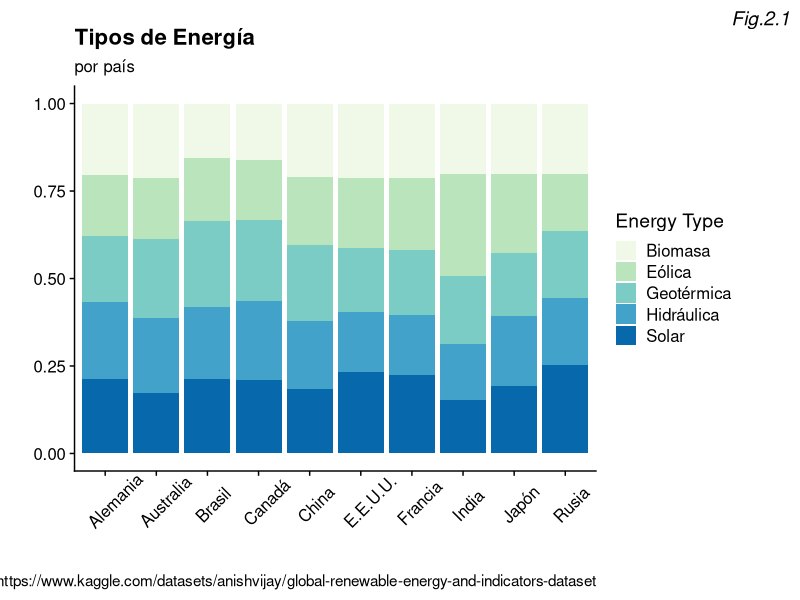
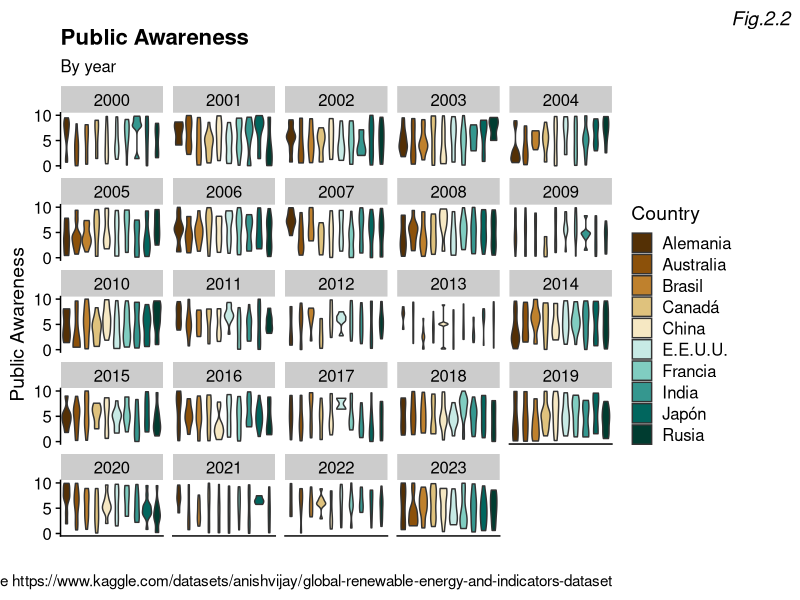
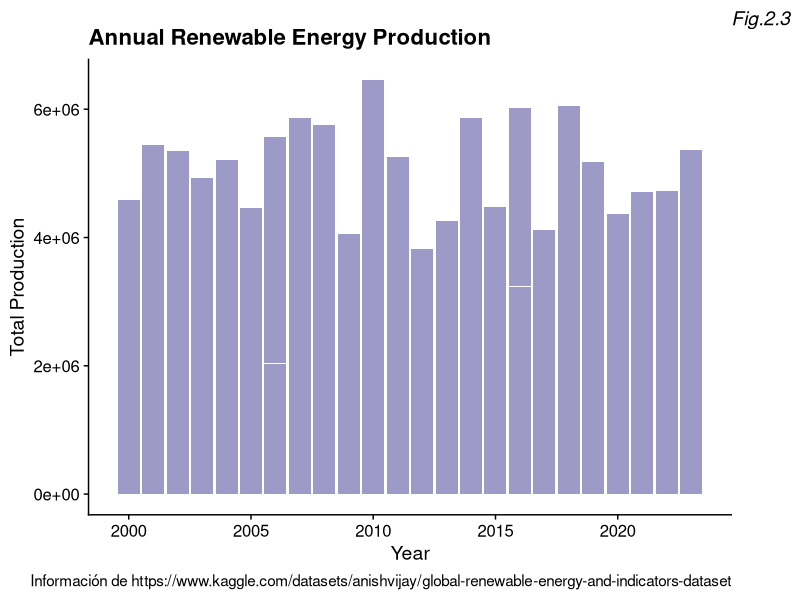
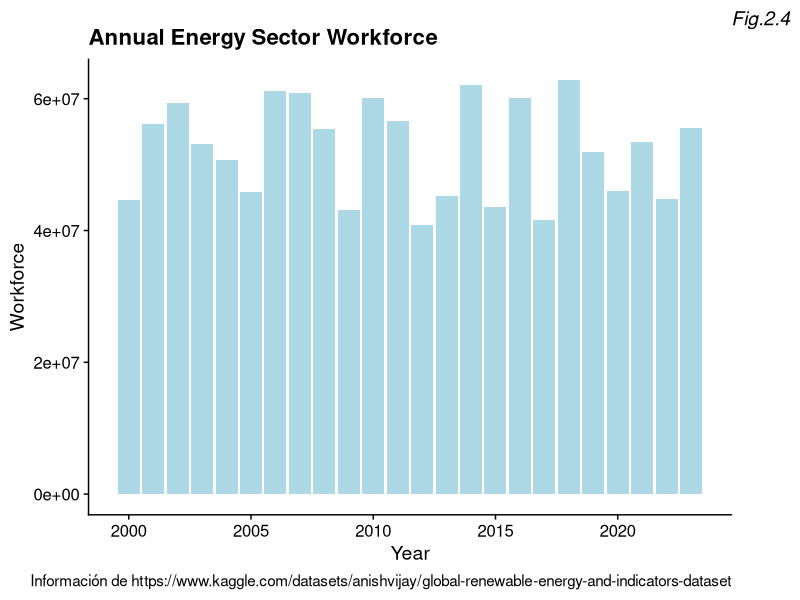
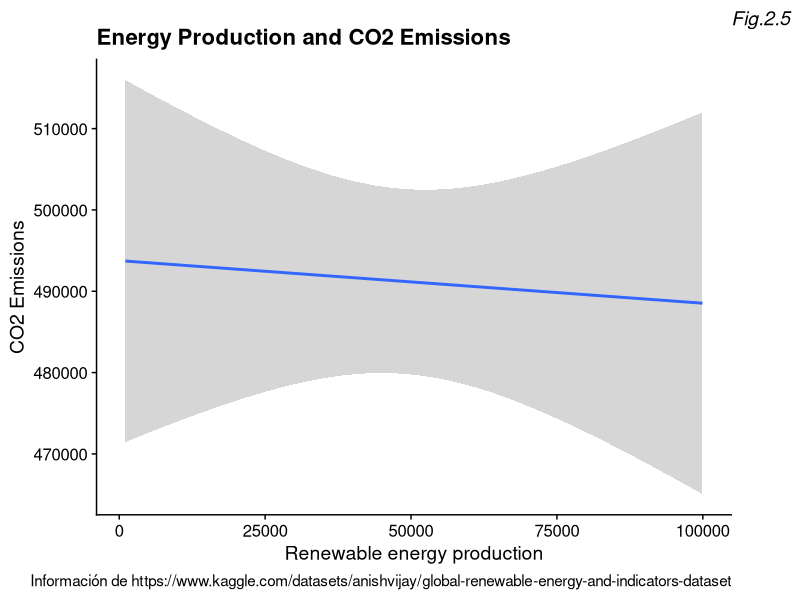
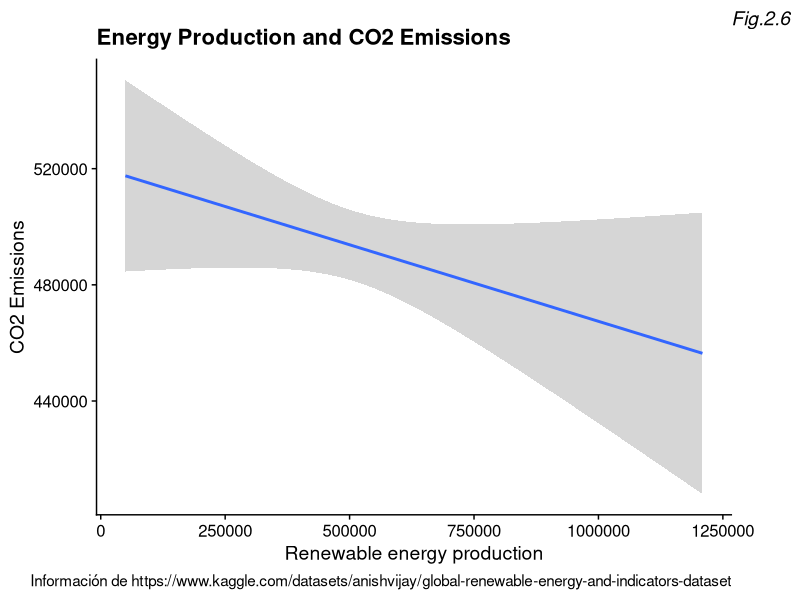
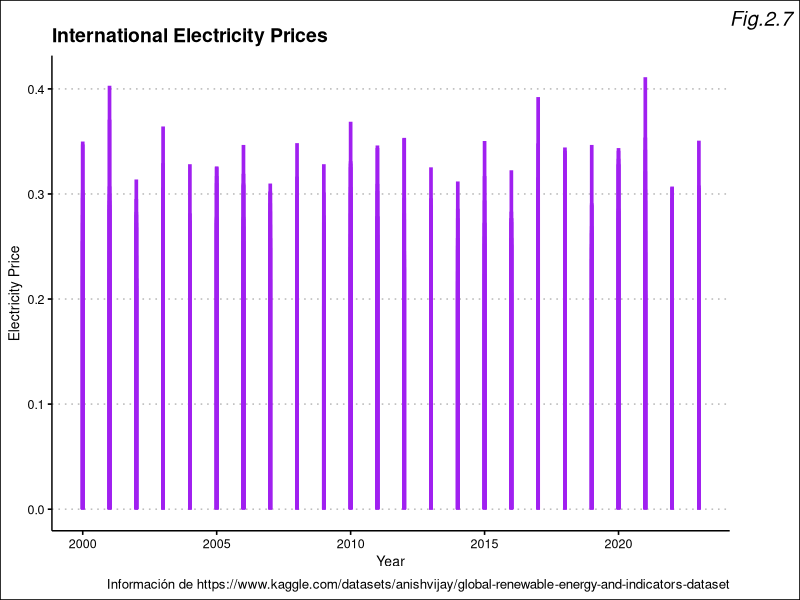
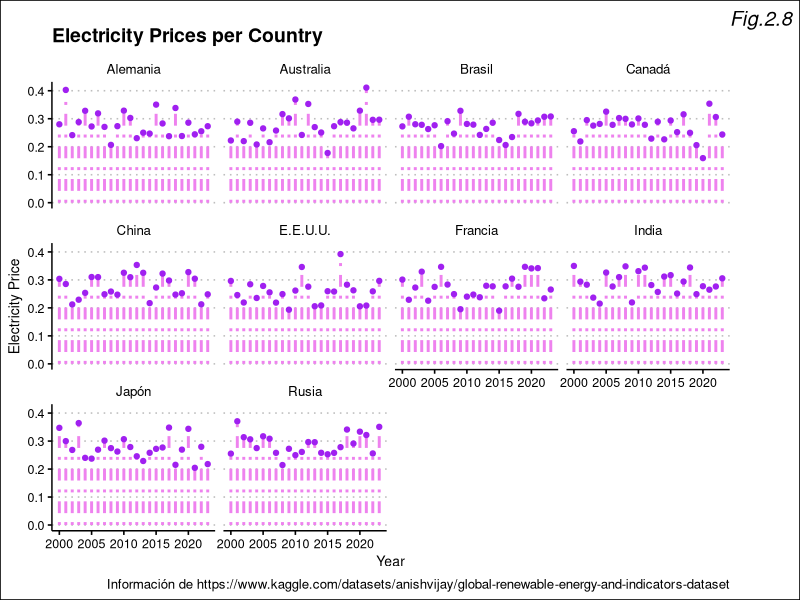

Write the R code that produced these figures, in order.
## ---- chunk 1
library(ggplot2)
library(dplyr)
library(palmerpenguins)
library(ggthemes)
library(knitr)
library(cowplot)
library(tidyr)
library(purrr)
## ---- chunk 2
original <- read.csv("data/complete_renewable_energy_dataset.csv")
df <- original|> mutate(Country = case_when(
  Country == "Brazil"~"Brasil", Country == "Canada" ~ "Canadá", 
  Country == "France"~"Francia", Country == "Germany"~"Alemania", 
  Country == "Japan"~"Japón", Country == "Russia"~"Rusia", 
  Country == "USA"~"E.E.U.U.", Country == "Australia"~"Australia",
  Country == "China"~"China", Country == "India"~"India",
  TRUE~"Other")) %>% mutate(Energy.Type = case_when(
  Energy.Type == "Solar"~"Solar", Energy.Type == "Biomass" ~ "Biomasa", 
  Energy.Type == "Wind"~"Eólica", Energy.Type == "Hydro"~"Hidráulica", 
  Energy.Type == "Geothermal"~"Geotérmica", TRUE~"Other"))
df$Government.Policies <- as.logical(original$Government.Policies)
df$Renewable.Energy.Targets <- as.logical(original$Renewable.Energy.Targets)
df$Energy.Efficiency.Programs <- as.logical(original$Energy.Efficiency.Programs)
df$Energy.Market.Liberalization <- as.logical(original$Energy.Efficiency.Programs)
df$Technology.Transfer.Agreements <- as.logical(original$Technology.Transfer.Agreements)
df$Renewable.Energy.Education.Programs <- as.logical(original$Renewable.Energy.Education.Programs)
df$Natural.Disasters <- as.logical(original$Natural.Disasters)
df$Public.Private.Partnerships.in.Energy <- as.logical(original$Public.Private.Partnerships.in.Energy)
df$Regional.Renewable.Energy.Cooperation <- as.logical(original$Regional.Renewable.Energy.Cooperation)
## ---- chunk 3
most_important <- select(df, c("Country", "Year", "Production..GWh.", "R.D.Expenditure",  "Energy.Storage.Capacity", "Energy.Consumption", "Energy.Imports", "Energy.Exports", "Government.Policies", "Energy.Efficiency.Programs", "Energy.Type", , "CO2.Emissions",  "Investments..USD.", "Public.Awareness", "Educational.Level", "Political.Stability", "Corruption.Perception.Index", "Control.of.Corruption", "Proportion.of.Energy.from.Renewables", "Electricity.Prices", "Renewable.Energy.Education.Programs",  "Energy.Sector.Workforce"))
most_important <- most_important[order(most_important$Year),]
colnames(most_important)
## ---- chunk 4
ggplot(df, aes(x = Country, fill = Energy.Type)) +
  geom_bar(position = "fill") +
  scale_fill_brewer(type = "seq", palette = 4)  +
  labs(
    title = "Tipos de Energía",
    subtitle = "por país",
    x = "",
    y = "",
    fill = "Energy Type",
    caption= "Información de https://www.kaggle.com/datasets/anishvijay/global-renewable-energy-and-indicators-dataset",
      tag = "Fig.2.1"
  ) +
  cowplot::theme_cowplot() +
  theme(axis.text.x = element_text(angle=45, vjust=.5, hjust=0.3),
        plot.tag.position = "topright",
        plot.tag = element_text(face = "italic"))
## ---- chunk 5
ggplot(df, aes(x=Country, y=Public.Awareness, fill=Country)) + 
  geom_violin() +
  facet_wrap(~Year) +
  scale_fill_brewer(type = "div", palette = 1) +
  labs(
    title = "Public Awareness",
    subtitle = "By year",
    x = "",
    y = "Public Awareness",
    caption= "Información de https://www.kaggle.com/datasets/anishvijay/global-renewable-energy-and-indicators-dataset",
      tag = "Fig.2.2"
  ) +
  scale_y_continuous(breaks=c(0.0,5.0, 10.0)) +
  theme_cowplot()+
  theme(axis.ticks.x = element_blank(), axis.text.x = element_blank(),
        plot.tag.position = "topright",
        plot.tag = element_text(face = "italic"))
## ---- chunk 6
ggplot(df, aes(x = Year, y = Production..GWh.)) +
  geom_col(fill = "#9e9ac8") +
  labs(
    title = "Annual Renewable Energy Production",
    x = "Year",
    y = "Total Production",
    caption= "Información de https://www.kaggle.com/datasets/anishvijay/global-renewable-energy-and-indicators-dataset",
      tag = "Fig.2.3"
  ) +
  theme_cowplot()+
  theme(plot.tag.position = "topright",
        plot.tag = element_text(face = "italic"))
## ---- chunk 7
ggplot(df, aes(x = Year, y = Energy.Sector.Workforce)) +
  geom_col(fill = "lightblue") +
  labs(
    title = "Annual Energy Sector Workforce",
    x = "Year",
    y = "Workforce",
    caption= "Información de https://www.kaggle.com/datasets/anishvijay/global-renewable-energy-and-indicators-dataset",
      tag = "Fig.2.4"
  ) +
  theme_cowplot()+
  theme(plot.tag.position = "topright",
        plot.tag = element_text(face = "italic"))
## ---- chunk 8
ggplot(df, aes(x = Production..GWh., y = CO2.Emissions)) +
  geom_smooth(method = "lm") +
  labs(
    title = "Energy Production and CO2 Emissions",
    x = "Renewable energy production",
    y = "CO2 Emissions",
    caption= "Información de https://www.kaggle.com/datasets/anishvijay/global-renewable-energy-and-indicators-dataset",
      tag = "Fig.2.5"
  )+
  theme_cowplot()+
  theme(plot.tag.position = "topright",
        plot.tag = element_text(face = "italic"))
## ---- chunk 9
annual <- df %>% group_by(Year, Country) %>% summarise(avg_electricity_price = mean(Electricity.Prices), avg_production = sum(Production..GWh.), avg_investment = sum(Investments..USD.), avg_CO2_emissions = mean(CO2.Emissions))
annual
## ---- chunk 10
ggplot(annual, aes(x = avg_production, y = avg_CO2_emissions)) +
  geom_smooth(method = "lm") +
   labs(
    title = "Energy Production and CO2 Emissions",
    x = "Renewable energy production",
    y = "CO2 Emissions",
    caption= "Información de https://www.kaggle.com/datasets/anishvijay/global-renewable-energy-and-indicators-dataset",
      tag = "Fig.2.6"
  )+
  theme_cowplot()+
  theme(plot.tag.position = "topright",
        plot.tag = element_text(face = "italic"))
## ---- chunk 11
ggplot(annual, aes(x=Year, y=avg_electricity_price)) +
  geom_segment( aes(x=Year, xend=Year, y=0, yend=avg_electricity_price) , color="purple", lwd = 1.25) +
  labs(
    title = "International Electricity Prices",
    x = "Year",
    y = "Electricity Price",
    caption= "Información de https://www.kaggle.com/datasets/anishvijay/global-renewable-energy-and-indicators-dataset",
      tag = "Fig.2.7"
  ) +
  theme_clean()+
  theme(plot.tag.position = "topright",
        plot.tag = element_text(face = "italic"))
## ---- chunk 12
ggplot(annual, aes(x=Year, y=avg_electricity_price)) +
  geom_segment( aes(x=Year, xend=Year, y=0, yend=avg_electricity_price) , size=1, color="violet", linetype="dotdash" ) +
  geom_point(color = "purple") +
  facet_wrap(~Country) +
  labs(
    title = "Electricity Prices per Country",
    x = "Year",
    y = "Electricity Price",
    caption= "Información de https://www.kaggle.com/datasets/anishvijay/global-renewable-energy-and-indicators-dataset",
      tag = "Fig.2.8"
  ) +
  theme_clean()+
  theme(plot.tag.position = "topright",
        plot.tag = element_text(face = "italic"))
## ---- chunk 13
variables <- data.frame(
  Variable = c(
    "Precios de la electricidad",
    "Producción",
    "Estabilidad Política",
    "Conciencia pública"
  ),
  Importancia = c(
    "La electricidad es un aspecto fundamental para determinar la calidad de vida de las personas, pues permite realizar varias actividades cotidianas, como cocinar o mantener el calor.",
    "Permite visualizar la evolución de los indicadores de bienestar con respecto a los cambios en producción energética; de modo que se pueda concluir el impacto que tiene la energía renovable en la sociedad.",
    "El contexto político de los países está estrechamente relacionado con la calidad de vida de los habitantes; se pretende relacionar dicha estabilidad con la producción de energías renovables.",
    "La aceptación pública es un factor importante en la cantidad de inversión destinada a la producción o desarrollo de energías renovables. La aceptación pública depende de la información disponible al público general, como los programas educativos y su nivel educativo."
  )
)
kable(variables, caption = "Tabla de Variables Relevantes")
## ---- chunk 14
kable(head(most_important, 20), "simple")
## ---- chunk 15
summary(most_important)
## ---- chunk 16
annual <- df %>% group_by(Year, Country) %>% summarise(avg_electricity_price = mean(Electricity.Prices), avg_production = sum(Production..GWh.), avg_investment = sum(Investments..USD.), avg_CO2_emissions = mean(CO2.Emissions))
annual
## ---- chunk 17
ggplot(annual, aes(x = Year, y = avg_electricity_price)) +
  geom_line() +
  facet_wrap(~Country) +
  labs(
    title = "Annual Electricity Prices",
    subtitle = "By country",
    x = "Year",
    y = "Electricity Price"
  )+
  theme_cowplot() +
  scale_x_continuous(breaks=c(2000, 2010, 2020))

ggplot(annual, aes(x = Year, y = avg_production)) +
  geom_line() +
  facet_wrap(~Country) +
  labs(
    title = "Annual Renewable Energy Production",
    subtitle = "By country",
    x = "Year",
    y = "Production"
  )+
  theme_cowplot()+
  scale_x_continuous(breaks=c(2000, 2010, 2020))

ggplot(annual, aes(x = avg_production, y = avg_electricity_price))+
  geom_line()+
  facet_wrap(~Country) +
  labs(
    title = "Energy Production and Electricity Prices",
    subtitle = "By country",
    x = "Renewable Energy Production",
    y = "Electricity Price"
  ) +
  theme_cowplot() +
  scale_y_continuous(breaks=c(0.20, 0.30, 0.4))



ggplot(annual, aes(x = Year, y = avg_CO2_emissions)) +
  geom_smooth() +
  facet_wrap(~Country) +
  labs(
    title = "Annual CO2 Emissions",
    subtitle = "By country",
    x = "Year",
    y = "CO2 Emissions"
  ) +
  theme_cowplot() +
  scale_y_continuous(breaks=c(3e+05, 5e+05, 7e+05)) +
  scale_x_continuous(breaks = c(2000, 2010, 2020))


ggplot(annual, aes(x = avg_production, y = avg_CO2_emissions)) +
  geom_smooth(method = "lm") +
  labs(
    title = "Energy Production and CO2 emissions",
    x = "Renewable Energy Production",
    y = "CO2 Emissions"
  ) +
  theme_cowplot()

ggplot(annual, aes(x = avg_production, y = avg_CO2_emissions)) +
  geom_smooth(method = "lm") +
  labs(
    title = "Energy Production and CO2 emissions",
    subtitle = "By country",
    x = "Renewable Energy Production",
    y = "CO2 Emissions"
  ) +
  facet_wrap(~Country, ncol=2)+
  theme_cowplot()



ggplot(annual, aes(x=Year, y=avg_electricity_price)) +
  geom_segment( aes(x=Year, xend=Year, y=0, yend=avg_electricity_price) , size=1, color="purple", linetype="dotdash" , lwd = 1.25) +
  labs(
    title = "International Electricity Prices",
    x = "Year",
    y = "Electricity Price"
  ) +
  theme_clean()
ggplot(annual, aes(x=Year, y=avg_electricity_price)) +
  geom_segment( aes(x=Year, xend=Year, y=0, yend=avg_electricity_price) , linewidth=1, color="violet", linetype="dotdash" ) +
  geom_point(color = "purple") +
  facet_wrap(~Country) +
  labs(
    title = "Electricity Prices per Country",
    x = "Year",
    y = "Electricity Price"
  ) +
  theme_clean()
